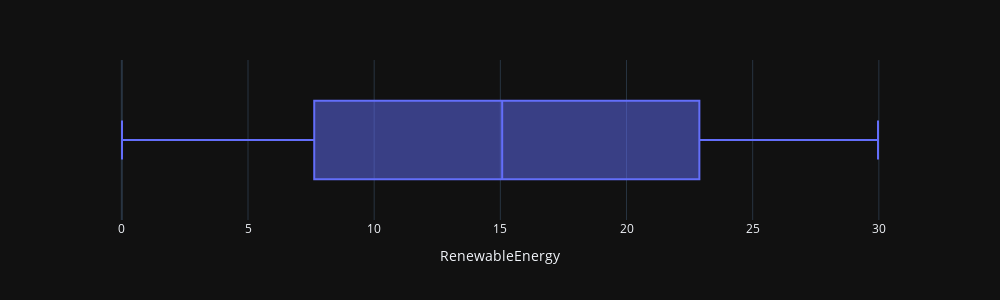

Source (notebook cell):
### Code cell
fig = px.box(data_frame = energy_df,
            x = "RenewableEnergy",
            width = 1000,
            height = 300)
fig.update_layout({"template":"plotly_dark"})
fig.show()

### Figure 1 — Plotly figure (JSON) as saved in the notebook; plotly's stock layout.template omitted (floating-point values rounded to 4 significant figures; data arrays with more than 128 entries replaced by an {"elided": "..."} marker saying what was removed)
{"data": [{"alignmentgroup": "True", "hovertemplate": "RenewableEnergy=%{x}<extra></extra>", "legendgroup": "", "marker": {"color": "#636efa"}, "name": "", "notched": false, "offsetgroup": "", "orientation": "h", "showlegend": false, "type": "box", "x": {"elided": "1000 float values"}, "x0": " ", "xaxis": "x", "y0": " ", "yaxis": "y"}], "layout": {"boxmode": "group", "height": 300, "legend": {"tracegroupgap": 0}, "margin": {"t": 60}, "width": 1000, "xaxis": {"anchor": "y", "domain": [0, 1], "title": {"text": "RenewableEnergy"}}, "yaxis": {"anchor": "x", "domain": [0, 1]}}}
